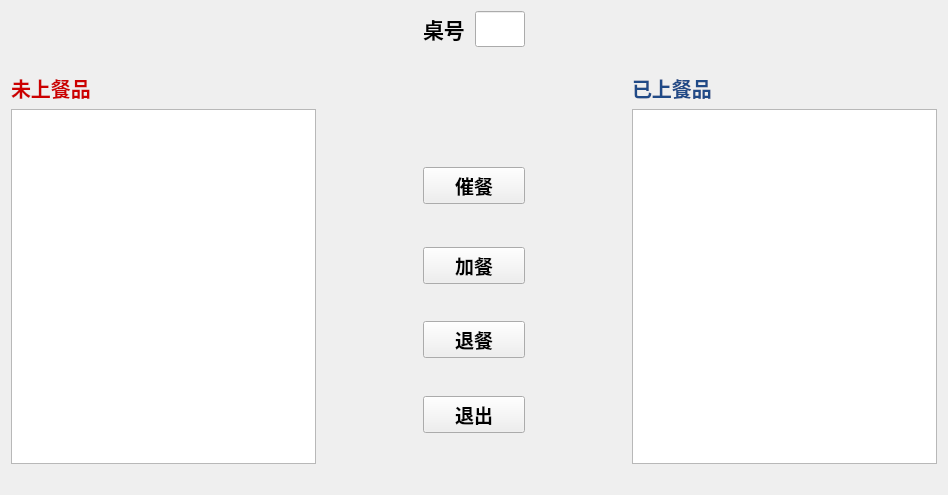
<?xml version="1.0" encoding="UTF-8"?>
<ui version="4.0">
 <class>childdorm</class>
 <widget class="QWidget" name="childdorm">
  <property name="geometry">
   <rect>
    <x>0</x>
    <y>0</y>
    <width>948</width>
    <height>495</height>
   </rect>
  </property>
  <property name="maximumSize">
   <size>
    <width>1300</width>
    <height>700</height>
   </size>
  </property>
  <property name="windowTitle">
   <string>Form</string>
  </property>
  <layout class="QVBoxLayout" name="verticalLayout_6">
   <item>
    <layout class="QHBoxLayout" name="horizontalLayout_4">
     <item>
      <spacer name="horizontalSpacer_9">
       <property name="orientation">
        <enum>Qt::Horizontal</enum>
       </property>
       <property name="sizeHint" stdset="0">
        <size>
         <width>40</width>
         <height>20</height>
        </size>
       </property>
      </spacer>
     </item>
     <item>
      <spacer name="horizontalSpacer_7">
       <property name="orientation">
        <enum>Qt::Horizontal</enum>
       </property>
       <property name="sizeHint" stdset="0">
        <size>
         <width>40</width>
         <height>20</height>
        </size>
       </property>
      </spacer>
     </item>
     <item>
      <spacer name="horizontalSpacer_5">
       <property name="orientation">
        <enum>Qt::Horizontal</enum>
       </property>
       <property name="sizeHint" stdset="0">
        <size>
         <width>40</width>
         <height>20</height>
        </size>
       </property>
      </spacer>
     </item>
     <item>
      <spacer name="horizontalSpacer_16">
       <property name="orientation">
        <enum>Qt::Horizontal</enum>
       </property>
       <property name="sizeHint" stdset="0">
        <size>
         <width>40</width>
         <height>20</height>
        </size>
       </property>
      </spacer>
     </item>
     <item>
      <layout class="QHBoxLayout" name="horizontalLayout_3">
       <item>
        <widget class="QLabel" name="label_3">
         <property name="font">
          <font>
           <family>AR PL UKai CN</family>
           <pointsize>16</pointsize>
           <weight>75</weight>
           <bold>true</bold>
          </font>
         </property>
         <property name="text">
          <string>桌号</string>
         </property>
        </widget>
       </item>
       <item>
        <widget class="QLineEdit" name="lineEdit">
         <property name="maximumSize">
          <size>
           <width>50</width>
           <height>16777215</height>
          </size>
         </property>
         <property name="font">
          <font>
           <family>AR PL UKai CN</family>
           <pointsize>15</pointsize>
           <weight>75</weight>
           <bold>true</bold>
          </font>
         </property>
         <property name="styleSheet">
          <string notr="true">color: rgb(204, 0, 0);</string>
         </property>
         <property name="readOnly">
          <bool>true</bool>
         </property>
        </widget>
       </item>
      </layout>
     </item>
     <item>
      <spacer name="horizontalSpacer_14">
       <property name="orientation">
        <enum>Qt::Horizontal</enum>
       </property>
       <property name="sizeHint" stdset="0">
        <size>
         <width>40</width>
         <height>20</height>
        </size>
       </property>
      </spacer>
     </item>
     <item>
      <spacer name="horizontalSpacer_6">
       <property name="orientation">
        <enum>Qt::Horizontal</enum>
       </property>
       <property name="sizeHint" stdset="0">
        <size>
         <width>40</width>
         <height>20</height>
        </size>
       </property>
      </spacer>
     </item>
     <item>
      <spacer name="horizontalSpacer_10">
       <property name="orientation">
        <enum>Qt::Horizontal</enum>
       </property>
       <property name="sizeHint" stdset="0">
        <size>
         <width>40</width>
         <height>20</height>
        </size>
       </property>
      </spacer>
     </item>
     <item>
      <spacer name="horizontalSpacer_8">
       <property name="orientation">
        <enum>Qt::Horizontal</enum>
       </property>
       <property name="sizeHint" stdset="0">
        <size>
         <width>40</width>
         <height>20</height>
        </size>
       </property>
      </spacer>
     </item>
    </layout>
   </item>
   <item>
    <spacer name="horizontalSpacer_13">
     <property name="orientation">
      <enum>Qt::Horizontal</enum>
     </property>
     <property name="sizeHint" stdset="0">
      <size>
       <width>40</width>
       <height>20</height>
      </size>
     </property>
    </spacer>
   </item>
   <item>
    <layout class="QHBoxLayout" name="horizontalLayout_5">
     <item>
      <layout class="QHBoxLayout" name="horizontalLayout_6">
       <item>
        <layout class="QVBoxLayout" name="verticalLayout_5">
         <item>
          <layout class="QVBoxLayout" name="verticalLayout">
           <item>
            <layout class="QHBoxLayout" name="horizontalLayout">
             <item>
              <widget class="QLabel" name="label">
               <property name="maximumSize">
                <size>
                 <width>1300</width>
                 <height>700</height>
                </size>
               </property>
               <property name="font">
                <font>
                 <family>AR PL UKai CN</family>
                 <pointsize>15</pointsize>
                 <weight>75</weight>
                 <bold>true</bold>
                </font>
               </property>
               <property name="text">
                <string>&lt;html&gt;&lt;head/&gt;&lt;body&gt;&lt;p&gt;&lt;span style=&quot; color:#cc0000;&quot;&gt;未上餐品&lt;/span&gt;&lt;/p&gt;&lt;/body&gt;&lt;/html&gt;</string>
               </property>
              </widget>
             </item>
             <item>
              <spacer name="horizontalSpacer_3">
               <property name="orientation">
                <enum>Qt::Horizontal</enum>
               </property>
               <property name="sizeHint" stdset="0">
                <size>
                 <width>40</width>
                 <height>20</height>
                </size>
               </property>
              </spacer>
             </item>
             <item>
              <spacer name="horizontalSpacer">
               <property name="orientation">
                <enum>Qt::Horizontal</enum>
               </property>
               <property name="sizeHint" stdset="0">
                <size>
                 <width>40</width>
                 <height>20</height>
                </size>
               </property>
              </spacer>
             </item>
            </layout>
           </item>
          </layout>
         </item>
         <item>
          <widget class="QTableWidget" name="tableWidget">
           <property name="font">
            <font>
             <family>Umpush</family>
             <pointsize>12</pointsize>
            </font>
           </property>
          </widget>
         </item>
         <item>
          <spacer name="horizontalSpacer_17">
           <property name="orientation">
            <enum>Qt::Horizontal</enum>
           </property>
           <property name="sizeHint" stdset="0">
            <size>
             <width>40</width>
             <height>20</height>
            </size>
           </property>
          </spacer>
         </item>
        </layout>
       </item>
      </layout>
     </item>
     <item>
      <layout class="QHBoxLayout" name="horizontalLayout_2">
       <item>
        <spacer name="horizontalSpacer_12">
         <property name="orientation">
          <enum>Qt::Horizontal</enum>
         </property>
         <property name="sizeHint" stdset="0">
          <size>
           <width>40</width>
           <height>20</height>
          </size>
         </property>
        </spacer>
       </item>
       <item>
        <layout class="QVBoxLayout" name="verticalLayout_4">
         <item>
          <layout class="QVBoxLayout" name="verticalLayout_3">
           <item>
            <spacer name="horizontalSpacer_20">
             <property name="orientation">
              <enum>Qt::Horizontal</enum>
             </property>
             <property name="sizeHint" stdset="0">
              <size>
               <width>40</width>
               <height>20</height>
              </size>
             </property>
            </spacer>
           </item>
           <item>
            <spacer name="verticalSpacer_2">
             <property name="orientation">
              <enum>Qt::Vertical</enum>
             </property>
             <property name="sizeHint" stdset="0">
              <size>
               <width>20</width>
               <height>40</height>
              </size>
             </property>
            </spacer>
           </item>
           <item>
            <spacer name="verticalSpacer_4">
             <property name="orientation">
              <enum>Qt::Vertical</enum>
             </property>
             <property name="sizeHint" stdset="0">
              <size>
               <width>20</width>
               <height>40</height>
              </size>
             </property>
            </spacer>
           </item>
           <item>
            <widget class="QPushButton" name="pushButton">
             <property name="font">
              <font>
               <family>AR PL UKai CN</family>
               <pointsize>14</pointsize>
               <weight>75</weight>
               <bold>true</bold>
              </font>
             </property>
             <property name="text">
              <string>催餐</string>
             </property>
             <property name="icon">
              <iconset resource="image.qrc">
               <normaloff>:/image/34.png</normaloff>:/image/34.png</iconset>
             </property>
            </widget>
           </item>
           <item>
            <spacer name="verticalSpacer_3">
             <property name="orientation">
              <enum>Qt::Vertical</enum>
             </property>
             <property name="sizeHint" stdset="0">
              <size>
               <width>20</width>
               <height>40</height>
              </size>
             </property>
            </spacer>
           </item>
           <item>
            <widget class="QPushButton" name="pushButton_3">
             <property name="font">
              <font>
               <family>AR PL UKai CN</family>
               <pointsize>14</pointsize>
               <weight>75</weight>
               <bold>true</bold>
              </font>
             </property>
             <property name="text">
              <string>加餐</string>
             </property>
             <property name="icon">
              <iconset resource="image.qrc">
               <normaloff>:/image/36.png</normaloff>:/image/36.png</iconset>
             </property>
            </widget>
           </item>
          </layout>
         </item>
         <item>
          <spacer name="verticalSpacer_7">
           <property name="orientation">
            <enum>Qt::Vertical</enum>
           </property>
           <property name="sizeHint" stdset="0">
            <size>
             <width>20</width>
             <height>40</height>
            </size>
           </property>
          </spacer>
         </item>
         <item>
          <widget class="QPushButton" name="pushButton_2">
           <property name="font">
            <font>
             <family>AR PL UKai CN</family>
             <pointsize>14</pointsize>
             <weight>75</weight>
             <bold>true</bold>
            </font>
           </property>
           <property name="text">
            <string>退餐</string>
           </property>
           <property name="icon">
            <iconset resource="image.qrc">
             <normaloff>:/image/37.png</normaloff>:/image/37.png</iconset>
           </property>
          </widget>
         </item>
         <item>
          <spacer name="verticalSpacer_6">
           <property name="orientation">
            <enum>Qt::Vertical</enum>
           </property>
           <property name="sizeHint" stdset="0">
            <size>
             <width>20</width>
             <height>40</height>
            </size>
           </property>
          </spacer>
         </item>
         <item>
          <widget class="QPushButton" name="pushButton_4">
           <property name="font">
            <font>
             <family>AR PL UKai CN</family>
             <pointsize>14</pointsize>
             <weight>75</weight>
             <bold>true</bold>
            </font>
           </property>
           <property name="text">
            <string>退出</string>
           </property>
           <property name="icon">
            <iconset resource="image.qrc">
             <normaloff>:/image/42.png</normaloff>:/image/42.png</iconset>
           </property>
          </widget>
         </item>
         <item>
          <spacer name="verticalSpacer">
           <property name="orientation">
            <enum>Qt::Vertical</enum>
           </property>
           <property name="sizeHint" stdset="0">
            <size>
             <width>20</width>
             <height>40</height>
            </size>
           </property>
          </spacer>
         </item>
         <item>
          <spacer name="horizontalSpacer_15">
           <property name="orientation">
            <enum>Qt::Horizontal</enum>
           </property>
           <property name="sizeHint" stdset="0">
            <size>
             <width>40</width>
             <height>20</height>
            </size>
           </property>
          </spacer>
         </item>
        </layout>
       </item>
       <item>
        <spacer name="horizontalSpacer_11">
         <property name="orientation">
          <enum>Qt::Horizontal</enum>
         </property>
         <property name="sizeHint" stdset="0">
          <size>
           <width>40</width>
           <height>20</height>
          </size>
         </property>
        </spacer>
       </item>
      </layout>
     </item>
     <item>
      <layout class="QHBoxLayout" name="horizontalLayout_7">
       <item>
        <layout class="QVBoxLayout" name="verticalLayout_2">
         <item>
          <layout class="QGridLayout" name="gridLayout_2">
           <item row="0" column="0">
            <widget class="QLabel" name="label_2">
             <property name="font">
              <font>
               <family>AR PL UKai CN</family>
               <pointsize>15</pointsize>
               <weight>75</weight>
               <bold>true</bold>
              </font>
             </property>
             <property name="text">
              <string>&lt;html&gt;&lt;head/&gt;&lt;body&gt;&lt;p&gt;&lt;span style=&quot; color:#204a87;&quot;&gt;已上餐品&lt;/span&gt;&lt;/p&gt;&lt;/body&gt;&lt;/html&gt;</string>
             </property>
            </widget>
           </item>
           <item row="0" column="1">
            <spacer name="horizontalSpacer_2">
             <property name="orientation">
              <enum>Qt::Horizontal</enum>
             </property>
             <property name="sizeHint" stdset="0">
              <size>
               <width>40</width>
               <height>20</height>
              </size>
             </property>
            </spacer>
           </item>
          </layout>
         </item>
         <item>
          <widget class="QTableWidget" name="tableWidget_2">
           <property name="font">
            <font>
             <family>Umpush</family>
             <pointsize>12</pointsize>
            </font>
           </property>
          </widget>
         </item>
         <item>
          <spacer name="horizontalSpacer_4">
           <property name="orientation">
            <enum>Qt::Horizontal</enum>
           </property>
           <property name="sizeHint" stdset="0">
            <size>
             <width>40</width>
             <height>20</height>
            </size>
           </property>
          </spacer>
         </item>
        </layout>
       </item>
      </layout>
     </item>
    </layout>
   </item>
  </layout>
 </widget>
 <resources>
  <include location="image.qrc"/>
 </resources>
 <connections/>
</ui>
